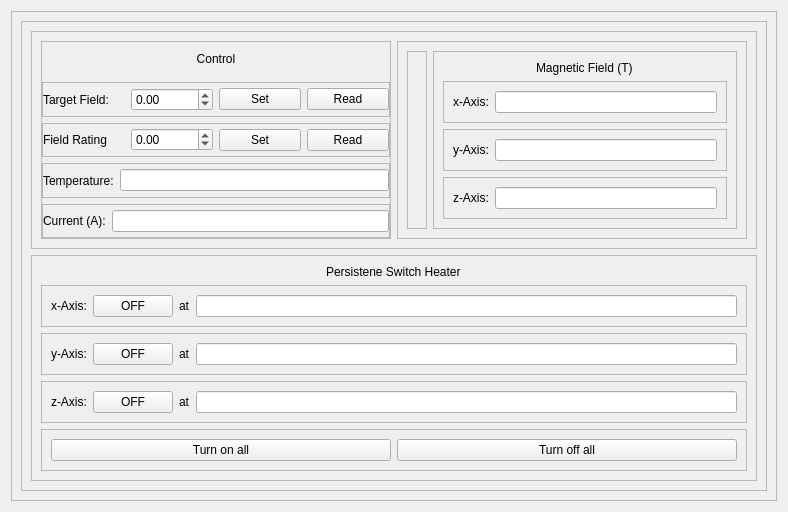
<?xml version="1.0" encoding="UTF-8"?>
<ui version="4.0">
 <class>Form</class>
 <widget class="QWidget" name="Form">
  <property name="geometry">
   <rect>
    <x>0</x>
    <y>0</y>
    <width>788</width>
    <height>504</height>
   </rect>
  </property>
  <property name="windowTitle">
   <string>Form</string>
  </property>
  <layout class="QHBoxLayout" name="horizontalLayout_12">
   <item>
    <widget class="QFrame" name="frame_13">
     <property name="frameShape">
      <enum>QFrame::StyledPanel</enum>
     </property>
     <property name="frameShadow">
      <enum>QFrame::Raised</enum>
     </property>
     <layout class="QHBoxLayout" name="horizontalLayout_17">
      <item>
       <widget class="QFrame" name="frame_21">
        <property name="frameShape">
         <enum>QFrame::StyledPanel</enum>
        </property>
        <property name="frameShadow">
         <enum>QFrame::Raised</enum>
        </property>
        <layout class="QVBoxLayout" name="verticalLayout_5">
         <item>
          <widget class="QFrame" name="frame_20">
           <property name="frameShape">
            <enum>QFrame::StyledPanel</enum>
           </property>
           <property name="frameShadow">
            <enum>QFrame::Raised</enum>
           </property>
           <layout class="QHBoxLayout" name="horizontalLayout_16">
            <item>
             <widget class="QFrame" name="frame_12">
              <property name="frameShape">
               <enum>QFrame::StyledPanel</enum>
              </property>
              <property name="frameShadow">
               <enum>QFrame::Raised</enum>
              </property>
              <layout class="QVBoxLayout" name="verticalLayout_2">
               <property name="leftMargin">
                <number>0</number>
               </property>
               <property name="topMargin">
                <number>0</number>
               </property>
               <property name="rightMargin">
                <number>0</number>
               </property>
               <property name="bottomMargin">
                <number>0</number>
               </property>
               <item>
                <widget class="QLabel" name="label_11">
                 <property name="text">
                  <string>Control</string>
                 </property>
                 <property name="alignment">
                  <set>Qt::AlignCenter</set>
                 </property>
                </widget>
               </item>
               <item>
                <widget class="QFrame" name="frame_6">
                 <property name="frameShape">
                  <enum>QFrame::StyledPanel</enum>
                 </property>
                 <property name="frameShadow">
                  <enum>QFrame::Raised</enum>
                 </property>
                 <layout class="QHBoxLayout" name="horizontalLayout_6">
                  <property name="leftMargin">
                   <number>0</number>
                  </property>
                  <property name="topMargin">
                   <number>0</number>
                  </property>
                  <property name="rightMargin">
                   <number>0</number>
                  </property>
                  <property name="bottomMargin">
                   <number>0</number>
                  </property>
                  <item>
                   <widget class="QLabel" name="label_6">
                    <property name="text">
                     <string>Target Field:</string>
                    </property>
                   </widget>
                  </item>
                  <item>
                   <widget class="QDoubleSpinBox" name="targetFieldSpinBox">
                    <property name="keyboardTracking">
                     <bool>true</bool>
                    </property>
                    <property name="decimals">
                     <number>2</number>
                    </property>
                    <property name="minimum">
                     <double>-360.000000000000000</double>
                    </property>
                    <property name="maximum">
                     <double>360.000000000000000</double>
                    </property>
                    <property name="singleStep">
                     <double>0.100000000000000</double>
                    </property>
                   </widget>
                  </item>
                  <item>
                   <widget class="QPushButton" name="targetFieldLimitSet">
                    <property name="text">
                     <string>Set</string>
                    </property>
                   </widget>
                  </item>
                  <item>
                   <widget class="QPushButton" name="targetFieldRead">
                    <property name="text">
                     <string>Read</string>
                    </property>
                   </widget>
                  </item>
                 </layout>
                </widget>
               </item>
               <item>
                <widget class="QFrame" name="frame_5">
                 <property name="frameShape">
                  <enum>QFrame::StyledPanel</enum>
                 </property>
                 <property name="frameShadow">
                  <enum>QFrame::Raised</enum>
                 </property>
                 <layout class="QHBoxLayout" name="horizontalLayout_13">
                  <property name="leftMargin">
                   <number>0</number>
                  </property>
                  <property name="topMargin">
                   <number>0</number>
                  </property>
                  <property name="rightMargin">
                   <number>0</number>
                  </property>
                  <property name="bottomMargin">
                   <number>0</number>
                  </property>
                  <item>
                   <widget class="QLabel" name="label_5">
                    <property name="text">
                     <string>Field Rating</string>
                    </property>
                   </widget>
                  </item>
                  <item>
                   <widget class="QDoubleSpinBox" name="fieldRatingSpinBox">
                    <property name="keyboardTracking">
                     <bool>true</bool>
                    </property>
                    <property name="decimals">
                     <number>2</number>
                    </property>
                    <property name="minimum">
                     <double>-360.000000000000000</double>
                    </property>
                    <property name="maximum">
                     <double>360.000000000000000</double>
                    </property>
                    <property name="singleStep">
                     <double>0.100000000000000</double>
                    </property>
                   </widget>
                  </item>
                  <item>
                   <widget class="QPushButton" name="fieldRatingSet">
                    <property name="text">
                     <string>Set</string>
                    </property>
                   </widget>
                  </item>
                  <item>
                   <widget class="QPushButton" name="fieldRatingRead">
                    <property name="text">
                     <string>Read</string>
                    </property>
                   </widget>
                  </item>
                 </layout>
                </widget>
               </item>
               <item>
                <widget class="QFrame" name="frame_10">
                 <property name="frameShape">
                  <enum>QFrame::StyledPanel</enum>
                 </property>
                 <property name="frameShadow">
                  <enum>QFrame::Raised</enum>
                 </property>
                 <layout class="QHBoxLayout" name="horizontalLayout_10">
                  <property name="leftMargin">
                   <number>0</number>
                  </property>
                  <property name="topMargin">
                   <number>0</number>
                  </property>
                  <property name="rightMargin">
                   <number>0</number>
                  </property>
                  <property name="bottomMargin">
                   <number>0</number>
                  </property>
                  <item>
                   <widget class="QLabel" name="label_10">
                    <property name="text">
                     <string>Temperature:</string>
                    </property>
                   </widget>
                  </item>
                  <item>
                   <widget class="QLineEdit" name="temperatureLineEdit">
                    <property name="readOnly">
                     <bool>true</bool>
                    </property>
                   </widget>
                  </item>
                 </layout>
                </widget>
               </item>
               <item>
                <widget class="QFrame" name="frame_4">
                 <property name="frameShape">
                  <enum>QFrame::StyledPanel</enum>
                 </property>
                 <property name="frameShadow">
                  <enum>QFrame::Raised</enum>
                 </property>
                 <layout class="QHBoxLayout" name="horizontalLayout_4">
                  <property name="leftMargin">
                   <number>0</number>
                  </property>
                  <property name="topMargin">
                   <number>0</number>
                  </property>
                  <property name="rightMargin">
                   <number>0</number>
                  </property>
                  <property name="bottomMargin">
                   <number>0</number>
                  </property>
                  <item>
                   <widget class="QLabel" name="label_20">
                    <property name="text">
                     <string>Current (A):</string>
                    </property>
                   </widget>
                  </item>
                  <item>
                   <widget class="QLineEdit" name="currentLineEdit"/>
                  </item>
                 </layout>
                </widget>
               </item>
              </layout>
             </widget>
            </item>
            <item>
             <widget class="QFrame" name="frame_14">
              <property name="frameShape">
               <enum>QFrame::StyledPanel</enum>
              </property>
              <property name="frameShadow">
               <enum>QFrame::Raised</enum>
              </property>
              <layout class="QHBoxLayout" name="horizontalLayout_5">
               <item>
                <widget class="QFrame" name="frame_8">
                 <property name="frameShape">
                  <enum>QFrame::StyledPanel</enum>
                 </property>
                 <property name="frameShadow">
                  <enum>QFrame::Raised</enum>
                 </property>
                 <layout class="QVBoxLayout" name="verticalLayout_3"/>
                </widget>
               </item>
               <item>
                <widget class="QFrame" name="frame_9">
                 <property name="frameShape">
                  <enum>QFrame::StyledPanel</enum>
                 </property>
                 <property name="frameShadow">
                  <enum>QFrame::Raised</enum>
                 </property>
                 <layout class="QVBoxLayout" name="verticalLayout_4">
                  <item alignment="Qt::AlignHCenter">
                   <widget class="QLabel" name="label_21">
                    <property name="text">
                     <string>Magnetic Field (T)</string>
                    </property>
                   </widget>
                  </item>
                  <item>
                   <widget class="QFrame" name="frame_15">
                    <property name="frameShape">
                     <enum>QFrame::StyledPanel</enum>
                    </property>
                    <property name="frameShadow">
                     <enum>QFrame::Raised</enum>
                    </property>
                    <layout class="QHBoxLayout" name="horizontalLayout_8">
                     <item>
                      <widget class="QLabel" name="label_22">
                       <property name="text">
                        <string>x-Axis:</string>
                       </property>
                      </widget>
                     </item>
                     <item>
                      <widget class="QLineEdit" name="fieldXLineEdit"/>
                     </item>
                    </layout>
                   </widget>
                  </item>
                  <item>
                   <widget class="QFrame" name="frame_16">
                    <property name="frameShape">
                     <enum>QFrame::StyledPanel</enum>
                    </property>
                    <property name="frameShadow">
                     <enum>QFrame::Raised</enum>
                    </property>
                    <layout class="QHBoxLayout" name="horizontalLayout_9">
                     <item>
                      <widget class="QLabel" name="label_23">
                       <property name="text">
                        <string>y-Axis:</string>
                       </property>
                      </widget>
                     </item>
                     <item>
                      <widget class="QLineEdit" name="fieldYLineEdit"/>
                     </item>
                    </layout>
                   </widget>
                  </item>
                  <item>
                   <widget class="QFrame" name="frame_17">
                    <property name="frameShape">
                     <enum>QFrame::StyledPanel</enum>
                    </property>
                    <property name="frameShadow">
                     <enum>QFrame::Raised</enum>
                    </property>
                    <layout class="QHBoxLayout" name="horizontalLayout_11">
                     <item>
                      <widget class="QLabel" name="label_24">
                       <property name="text">
                        <string>z-Axis:</string>
                       </property>
                      </widget>
                     </item>
                     <item>
                      <widget class="QLineEdit" name="fieldZLineEdit"/>
                     </item>
                    </layout>
                   </widget>
                  </item>
                 </layout>
                </widget>
               </item>
              </layout>
             </widget>
            </item>
           </layout>
          </widget>
         </item>
         <item>
          <widget class="QFrame" name="frame_19">
           <property name="frameShape">
            <enum>QFrame::StyledPanel</enum>
           </property>
           <property name="frameShadow">
            <enum>QFrame::Raised</enum>
           </property>
           <layout class="QVBoxLayout" name="verticalLayout">
            <item alignment="Qt::AlignHCenter">
             <widget class="QLabel" name="label_4">
              <property name="text">
               <string>Persistene Switch Heater</string>
              </property>
             </widget>
            </item>
            <item>
             <widget class="QFrame" name="frame_11">
              <property name="frameShape">
               <enum>QFrame::StyledPanel</enum>
              </property>
              <property name="frameShadow">
               <enum>QFrame::Raised</enum>
              </property>
              <layout class="QHBoxLayout" name="horizontalLayout_14">
               <item>
                <widget class="QLabel" name="label_26">
                 <property name="text">
                  <string>x-Axis:</string>
                 </property>
                </widget>
               </item>
               <item>
                <widget class="QPushButton" name="switchHeaterXbutton">
                 <property name="text">
                  <string>OFF</string>
                 </property>
                </widget>
               </item>
               <item>
                <widget class="QLabel" name="label_27">
                 <property name="text">
                  <string>at</string>
                 </property>
                </widget>
               </item>
               <item>
                <widget class="QLineEdit" name="switchHeaterXLineEdit">
                 <property name="readOnly">
                  <bool>true</bool>
                 </property>
                </widget>
               </item>
              </layout>
             </widget>
            </item>
            <item>
             <widget class="QFrame" name="frame_7">
              <property name="frameShape">
               <enum>QFrame::StyledPanel</enum>
              </property>
              <property name="frameShadow">
               <enum>QFrame::Raised</enum>
              </property>
              <layout class="QHBoxLayout" name="horizontalLayout_7">
               <item>
                <widget class="QLabel" name="label_17">
                 <property name="text">
                  <string>y-Axis:</string>
                 </property>
                </widget>
               </item>
               <item>
                <widget class="QPushButton" name="switchHeaterYbutton">
                 <property name="text">
                  <string>OFF</string>
                 </property>
                </widget>
               </item>
               <item>
                <widget class="QLabel" name="label_25">
                 <property name="text">
                  <string>at</string>
                 </property>
                </widget>
               </item>
               <item>
                <widget class="QLineEdit" name="switchHeaterYLineEdit">
                 <property name="readOnly">
                  <bool>true</bool>
                 </property>
                </widget>
               </item>
              </layout>
             </widget>
            </item>
            <item>
             <widget class="QFrame" name="frame_3">
              <property name="frameShape">
               <enum>QFrame::StyledPanel</enum>
              </property>
              <property name="frameShadow">
               <enum>QFrame::Raised</enum>
              </property>
              <layout class="QHBoxLayout" name="horizontalLayout_3">
               <item>
                <widget class="QLabel" name="label_13">
                 <property name="text">
                  <string>z-Axis:</string>
                 </property>
                </widget>
               </item>
               <item>
                <widget class="QPushButton" name="switchHeaterZbutton">
                 <property name="text">
                  <string>OFF</string>
                 </property>
                </widget>
               </item>
               <item>
                <widget class="QLabel" name="label_16">
                 <property name="text">
                  <string>at</string>
                 </property>
                </widget>
               </item>
               <item>
                <widget class="QLineEdit" name="switchHeaterZLineEdit">
                 <property name="readOnly">
                  <bool>true</bool>
                 </property>
                </widget>
               </item>
              </layout>
             </widget>
            </item>
            <item>
             <widget class="QFrame" name="frame_18">
              <property name="frameShape">
               <enum>QFrame::StyledPanel</enum>
              </property>
              <property name="frameShadow">
               <enum>QFrame::Raised</enum>
              </property>
              <layout class="QHBoxLayout" name="horizontalLayout_15">
               <item>
                <widget class="QPushButton" name="switchHeaterAllOnButton">
                 <property name="text">
                  <string>Turn on all</string>
                 </property>
                </widget>
               </item>
               <item>
                <widget class="QPushButton" name="switchHeaterAllOffButton">
                 <property name="text">
                  <string>Turn off all</string>
                 </property>
                </widget>
               </item>
              </layout>
             </widget>
            </item>
           </layout>
          </widget>
         </item>
        </layout>
       </widget>
      </item>
     </layout>
    </widget>
   </item>
  </layout>
 </widget>
 <resources/>
 <connections/>
</ui>
